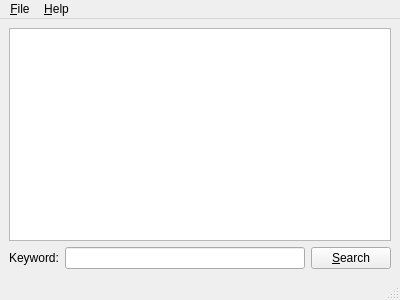
<ui version="4.0" >
 <class>MainWindow</class>
 <widget class="QMainWindow" name="MainWindow" >
  <property name="geometry" >
   <rect>
    <x>0</x>
    <y>0</y>
    <width>400</width>
    <height>300</height>
   </rect>
  </property>
  <property name="windowTitle" >
   <string>Pysozluk-Qt</string>
  </property>
  <property name="windowIcon" >
   <iconset>data/pysozluk-qt.svg</iconset>
  </property>
  <widget class="QWidget" name="centralwidget" >
   <layout class="QGridLayout" >
    <property name="leftMargin" >
     <number>9</number>
    </property>
    <property name="topMargin" >
     <number>9</number>
    </property>
    <property name="rightMargin" >
     <number>9</number>
    </property>
    <property name="bottomMargin" >
     <number>9</number>
    </property>
    <property name="horizontalSpacing" >
     <number>6</number>
    </property>
    <property name="verticalSpacing" >
     <number>6</number>
    </property>
    <item row="1" column="1" >
     <widget class="QLineEdit" name="lineEdit" />
    </item>
    <item row="1" column="0" >
     <widget class="QLabel" name="label" >
      <property name="text" >
       <string>Keyword:</string>
      </property>
     </widget>
    </item>
    <item row="1" column="2" >
     <widget class="QPushButton" name="pushButton" >
      <property name="text" >
       <string>&amp;Search</string>
      </property>
      <property name="icon" >
       <iconset>data/icons/16x16/find.png</iconset>
      </property>
     </widget>
    </item>
    <item row="0" column="0" colspan="3" >
     <widget class="QTextBrowser" name="textBrowser" >
      <property name="html" >
       <string>&lt;html>&lt;head>&lt;meta name="qrichtext" content="1" />&lt;style type="text/css">
p, li { white-space: pre-wrap; }
&lt;/style>&lt;/head>&lt;body style=" font-family:'Sans Serif'; font-size:9pt; font-weight:400; font-style:normal;">
&lt;p style="-qt-paragraph-type:empty; margin-top:0px; margin-bottom:0px; margin-left:0px; margin-right:0px; -qt-block-indent:0; text-indent:0px;">&lt;/p>&lt;/body>&lt;/html></string>
      </property>
     </widget>
    </item>
   </layout>
  </widget>
  <widget class="QMenuBar" name="menubar" >
   <property name="geometry" >
    <rect>
     <x>0</x>
     <y>0</y>
     <width>400</width>
     <height>29</height>
    </rect>
   </property>
   <widget class="QMenu" name="menuFile" >
    <property name="title" >
     <string>&amp;File</string>
    </property>
    <addaction name="actionConfigure" />
    <addaction name="actionSave" />
    <addaction name="separator" />
    <addaction name="actionQuit" />
   </widget>
   <widget class="QMenu" name="menuHelp" >
    <property name="title" >
     <string>&amp;Help</string>
    </property>
    <addaction name="actionAbout_Pysozluk_Qt" />
    <addaction name="actionAbout_Qt" />
   </widget>
   <addaction name="menuFile" />
   <addaction name="menuHelp" />
  </widget>
  <widget class="QStatusBar" name="statusbar" />
  <action name="actionHelp" >
   <property name="text" >
    <string>&amp;Index</string>
   </property>
   <property name="shortcut" >
    <string>F1</string>
   </property>
  </action>
  <action name="actionAbout_Pysozluk_Qt" >
   <property name="icon" >
    <iconset>data/icons/16x16/pysozluk-qt.png</iconset>
   </property>
   <property name="text" >
    <string>About &amp;Pysozluk-Qt</string>
   </property>
  </action>
  <action name="actionAbout_Qt" >
   <property name="text" >
    <string>About &amp;Qt</string>
   </property>
  </action>
  <action name="actionOffline" >
   <property name="checkable" >
    <bool>true</bool>
   </property>
   <property name="checked" >
    <bool>true</bool>
   </property>
   <property name="text" >
    <string>&amp;Offline</string>
   </property>
   <property name="shortcut" >
    <string>Ctrl+M</string>
   </property>
  </action>
  <action name="actionSave" >
   <property name="icon" >
    <iconset>data/icons/16x16/filesave.png</iconset>
   </property>
   <property name="text" >
    <string>&amp;Save</string>
   </property>
   <property name="shortcut" >
    <string>Ctrl+S</string>
   </property>
  </action>
  <action name="actionQuit" >
   <property name="icon" >
    <iconset>data/icons/16x16/exit.png</iconset>
   </property>
   <property name="text" >
    <string>&amp;Quit</string>
   </property>
   <property name="shortcut" >
    <string>Alt+F4</string>
   </property>
  </action>
  <action name="actionConfigure" >
   <property name="icon" >
    <iconset>data/icons/16x16/configure.png</iconset>
   </property>
   <property name="text" >
    <string>&amp;Configure PySozluk-Qt</string>
   </property>
  </action>
 </widget>
 <tabstops>
  <tabstop>lineEdit</tabstop>
  <tabstop>textBrowser</tabstop>
  <tabstop>pushButton</tabstop>
 </tabstops>
 <resources/>
 <connections/>
</ui>
